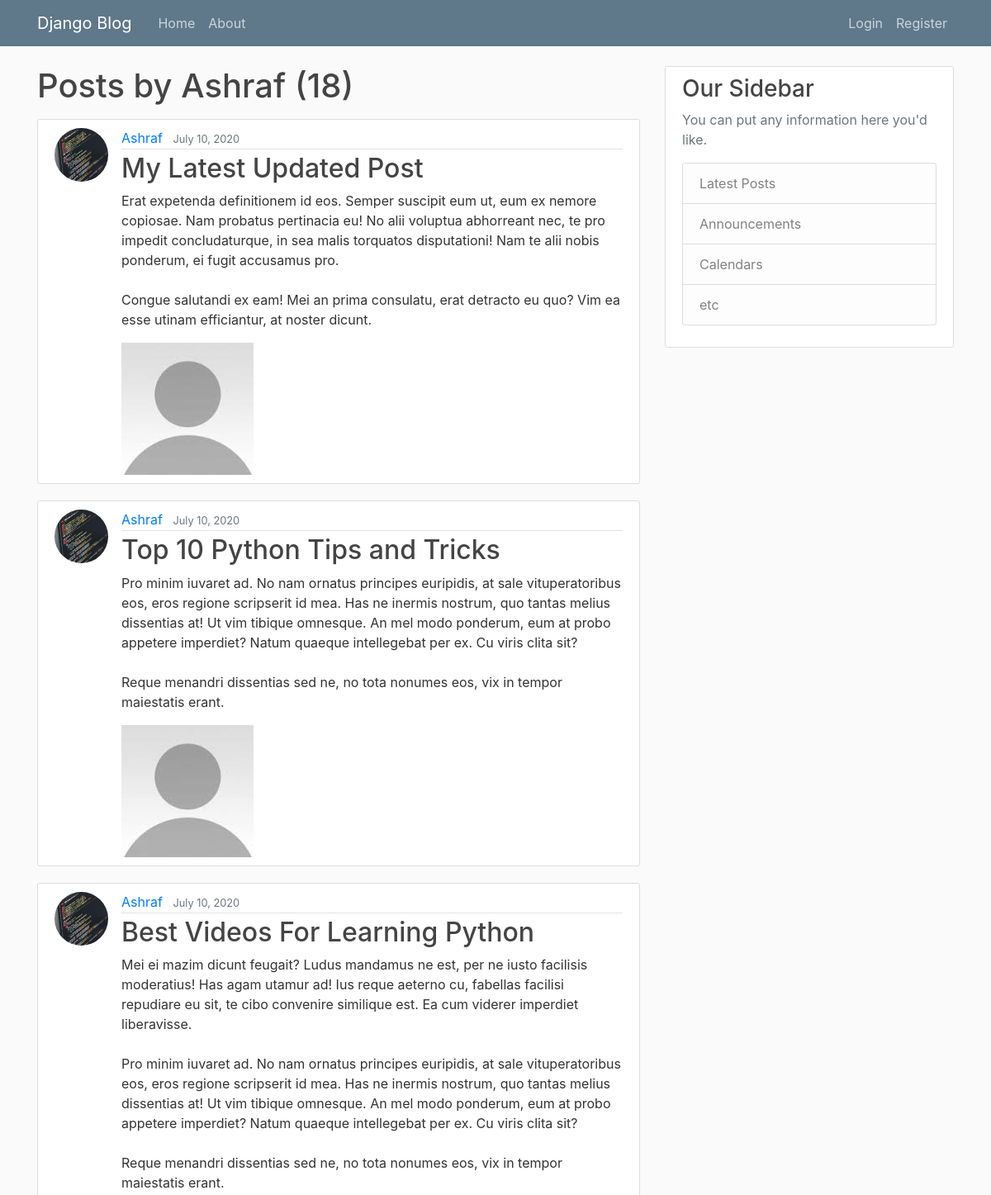
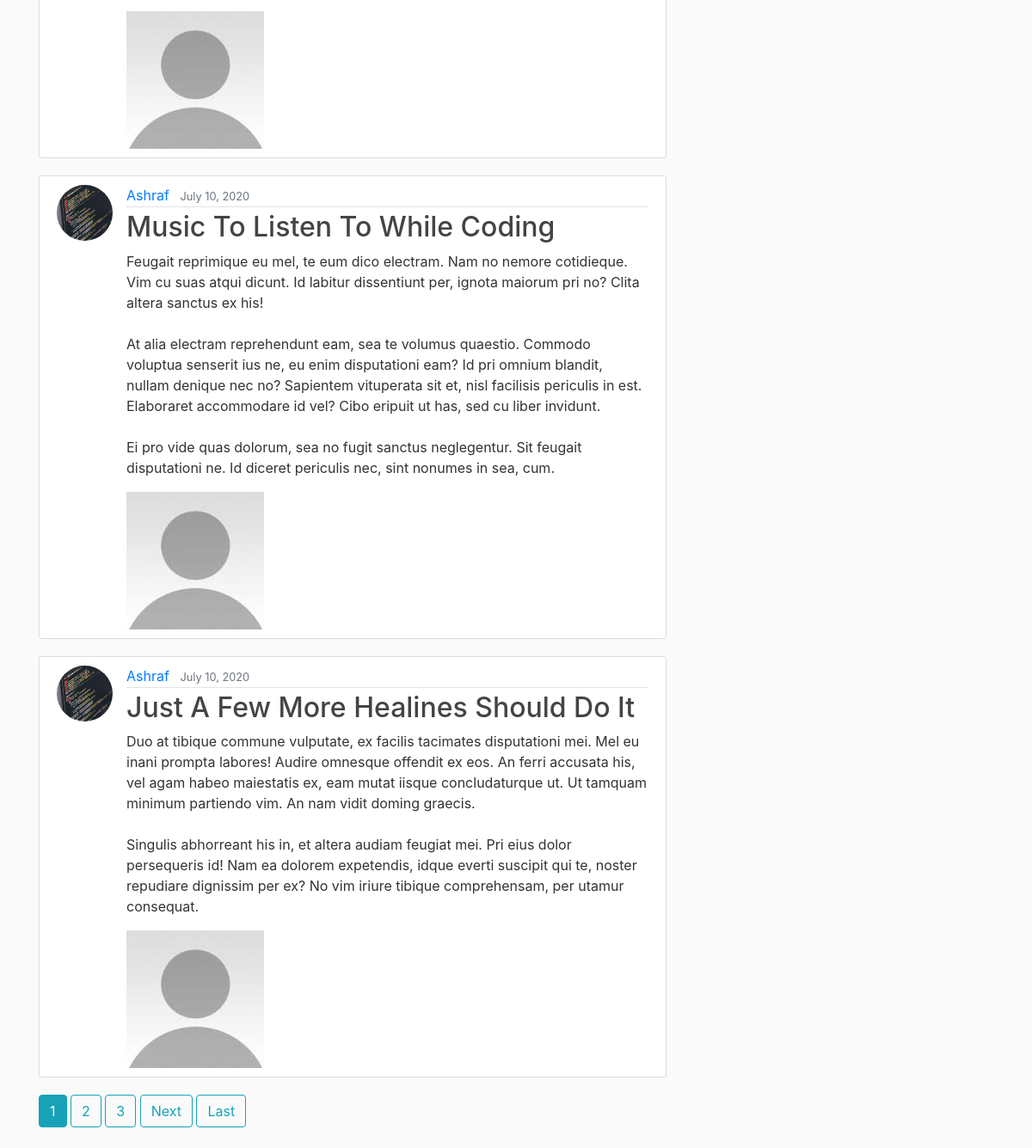
The app's page /user/Ashraf, older data (2 pictures, top to bottom).
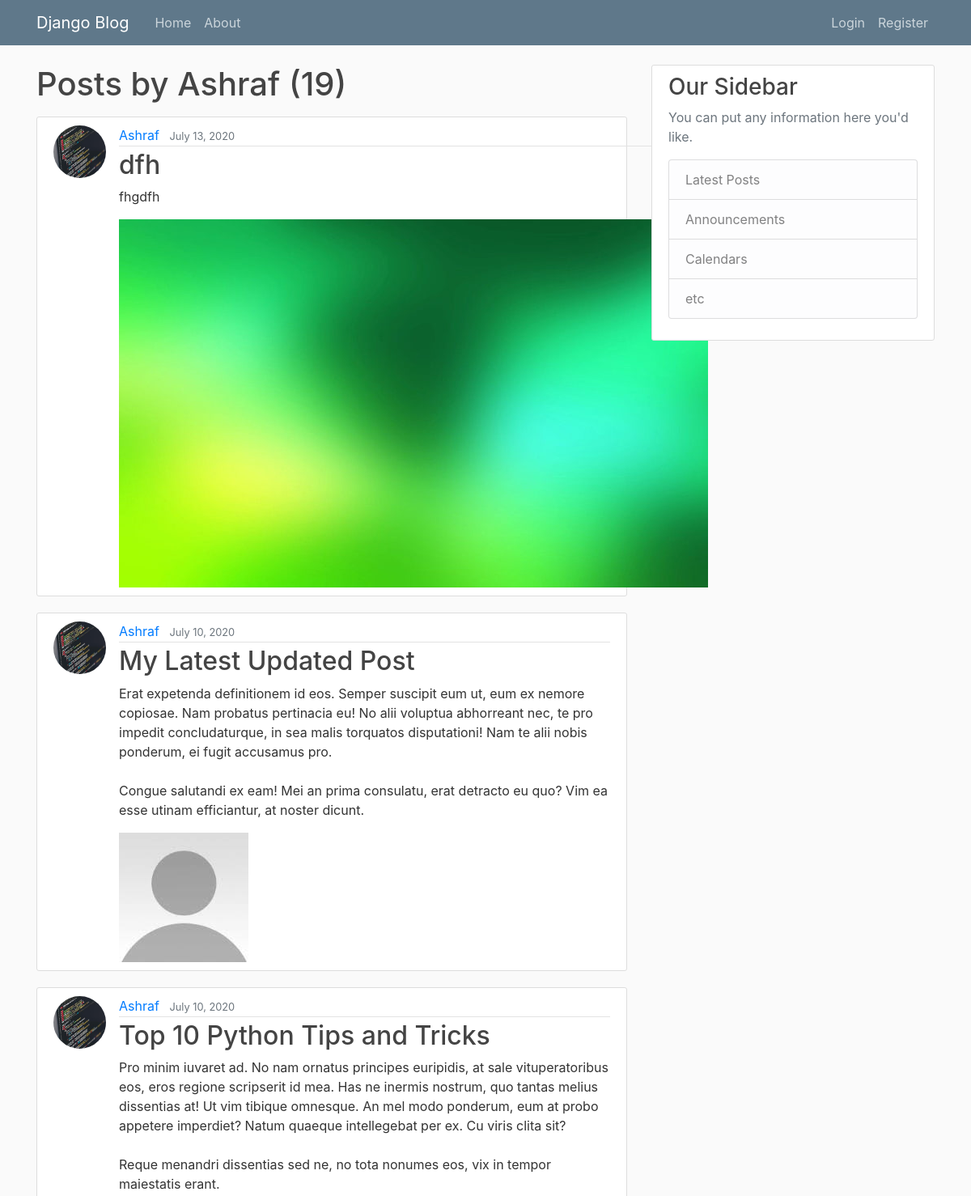
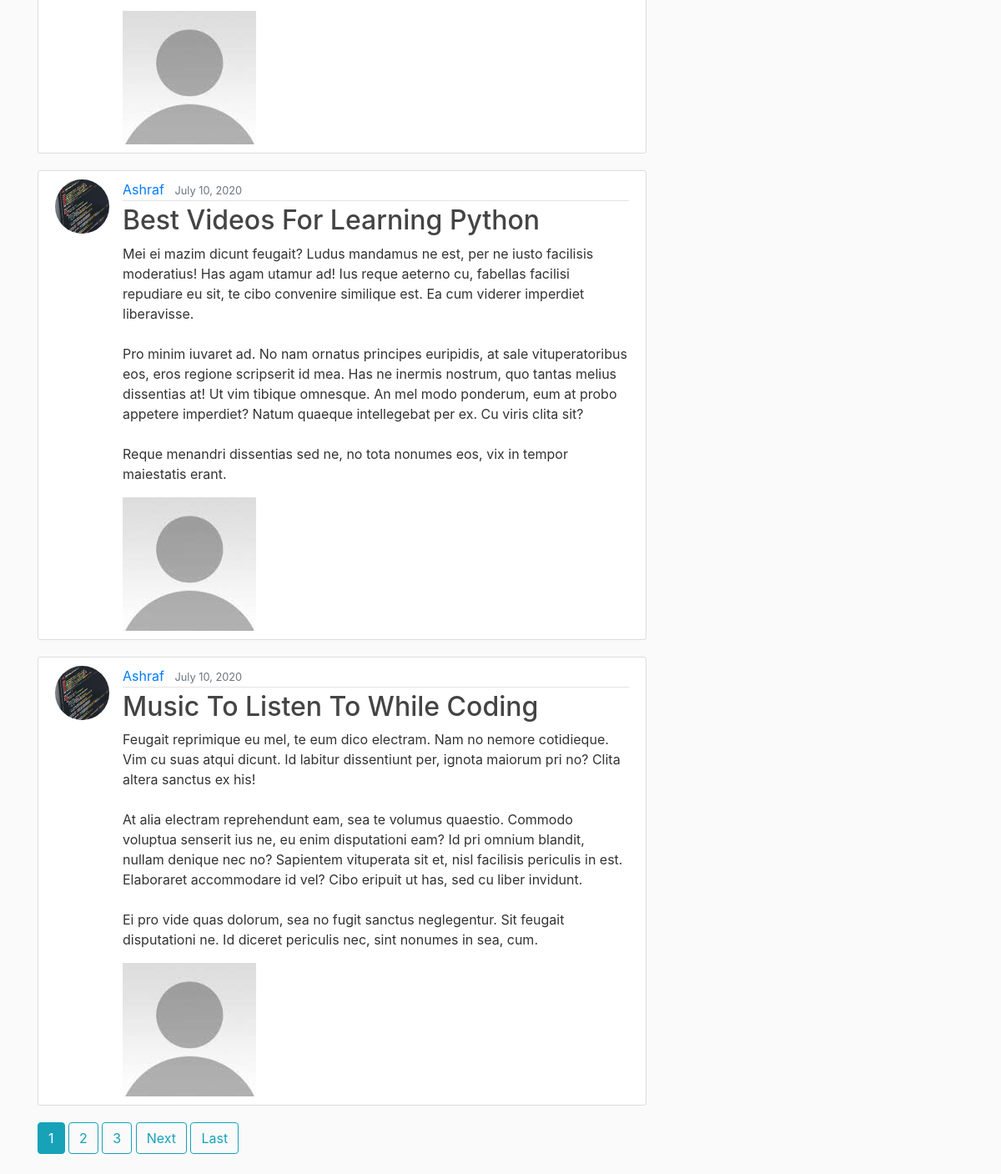
The same page, newer data (2 pictures, top to bottom).
### blog/models.py (models this page shows, shortened)
class Post(models.Model):
    title = models.CharField(max_length=100)
    content = models.TextField()
    photo = models.ImageField(upload_to='uploaded_pics', blank=True)
    date_posted = models.DateTimeField(default=timezone.now)
    author = models.ForeignKey(User, on_delete=models.CASCADE)

### users/models.py (models this page shows, shortened)
class Profile(models.Model):
    user = models.OneToOneField(User, on_delete=models.CASCADE)
    image = models.ImageField(default='default.jpg', upload_to='profile_pics')

### blog/views.py (the view)
# urls.py: path("user/<str:username>", UserPostListView.as_view(), name="user-post"),
class UserPostListView(ListView):
    model = Post
    template_name = "blog/user_post.html"
    context_object_name = "posts"
    paginate_by = 5
    def get_queryset(self):
        user = get_object_or_404(User, username=self.kwargs.get('username'))
        return Post.objects.filter(author=user).order_by('-date_posted')

### blog/templates/blog/user_post.html (shortened to what this page needs)
{% extends "blog/base.html" %}
{% block content %}
    <h1 class="mb-3">Posts by {{ view.kwargs.username }} ({{ page_obj.paginator.count }}) </h1>
    {% for post in posts %}
        <article class="media content-section">
            <img src="{{ post.author.profile.image.url }}" alt="" class="rounded-circle article-img">
            <div class="media-body">
            <div class="article-metadata">
                <a class="mr-2" href="{% url 'user-post' post.author.username %}">{{ post.author }}</a>
                <small class="text-muted">{{ post.date_posted|date:"F d, Y" }}</small>
            </div>
            <h2><a class="article-title" href="{% url 'post-detail' post.id %}">{{ post.title }}</a></h2>
            <p class="article-content">{{ post.content }}</p>
            {% if post.photo %}
                <img src="{{ post.photo.url }}" alt="">
            {% endif %}
            </div>
        </article>
    {% endfor %}
{% if is_paginated %}
        {% for num in page_obj.paginator.page_range %}
            {% if page_obj.number == num %}
            <a class="btn btn-info mb-4" href="?page={{ num }}">{{ num }}</a>
            {% elif num > page_obj.number|add:'-3'  and num < page_obj.number|add:'3' %}
            <a class="btn btn-outline-info mb-4" href="?page={{ num }}">{{ num }}</a>
            {% endif %}
        {% endfor %}
        {% if page_obj.has_next %}
            <a class="btn btn-outline-info mb-4" href="?page={{ page_obj.next_page_number }}">Next</a>
            <a class="btn btn-outline-info mb-4" href="?page={{ page_obj.paginator.num_pages }}">Last</a>
        {% endif %}
{% endif %}
{% endblock content %}

Row changes from the older to the newer data that the page shows:
no longer on this page (row unchanged): Post: author.profile.image (picture), author "Ashraf", date_posted "July 10, 2020", title "Just A Few More Healines Should Do It", content "Duo at tibique commune vulputate, ex facilis tacimates disputationi mei. Mel eu inani prompta labores! Audire omnesque offendit ex eos. An ferri accusata his, vel agam habeo maiestatis ex, eam mutat iisque concludaturque ut. Ut tamquam minimum partiendo vim. An nam vidit doming graecis. Singulis abhorreant his in, et altera audiam feugiat mei. Pri eius dolor persequeris id! Nam ea dolorem expetendis, idque everti suscipit qui te, noster repudiare dignissim per ex? No vim iriure tibique comprehensam, per utamur consequat.", photo (placeholder picture)
added Post: author.profile.image (picture), author "Ashraf", date_posted "July 13, 2020", title "dfh", content "fhgdfh", photo (picture)
Text that changed along with them:
{{ page_obj.paginator.count }}: "18" → "19"
